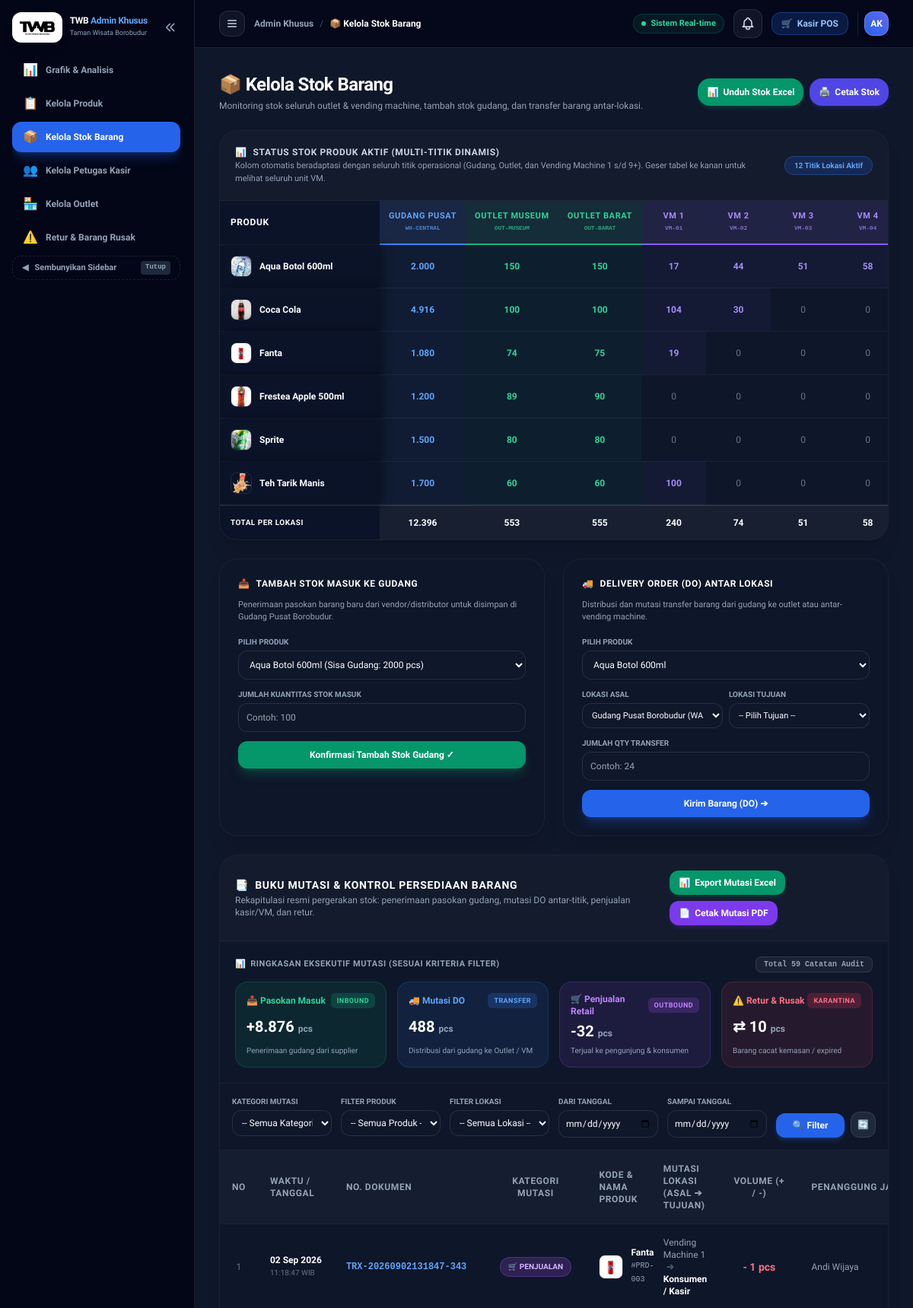
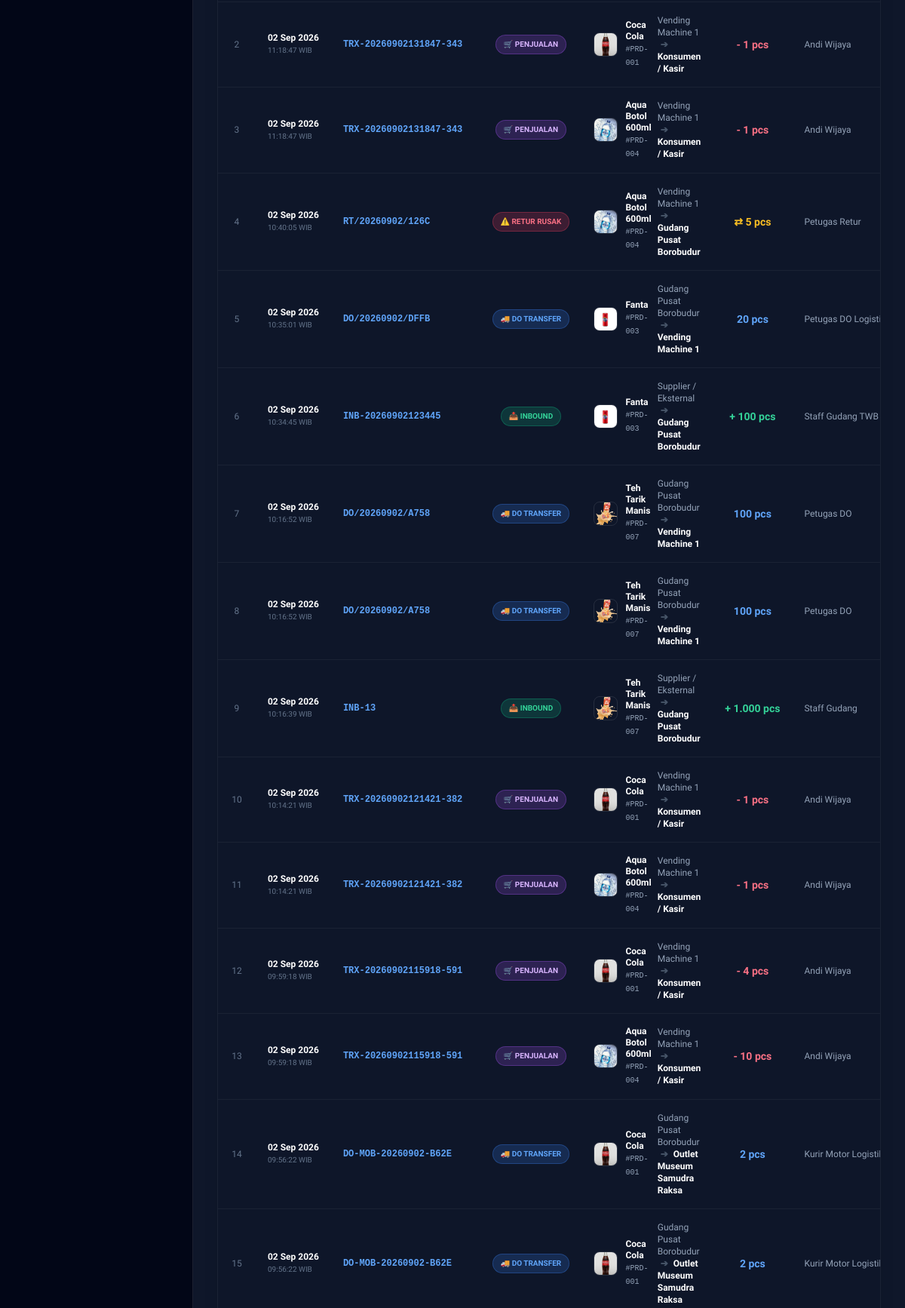
Screenshot of /dashboard.php?page=stok (signed in, upper part) with the database file from the repository (2 pictures, top to bottom).
### tables this page shows
CREATE TABLE `locations` (
  `id` int(11) NOT NULL AUTO_INCREMENT,
  `code` varchar(50) NOT NULL,
  `name` varchar(150) NOT NULL,
  `type` enum('warehouse','pos','vm','outlet') NOT NULL,
  `parent_id` int(11) DEFAULT NULL,
  `address` text DEFAULT NULL,
  `status` enum('active','inactive','maintenance') NOT NULL DEFAULT 'active',
  `notes` text DEFAULT NULL,
  `created_at` timestamp NOT NULL DEFAULT current_timestamp(),
  `updated_at` timestamp NOT NULL DEFAULT current_timestamp() ON UPDATE current_timestamp(),
  PRIMARY KEY (`id`),
  UNIQUE KEY `idx_locations_code` (`code`),
  KEY `idx_locations_parent` (`parent_id`),
  CONSTRAINT `fk_locations_parent` FOREIGN KEY (`parent_id`) REFERENCES `locations` (`id`) ON DELETE SET NULL
);

CREATE TABLE `produk` (
  `id` int(11) NOT NULL AUTO_INCREMENT,
  `nama` varchar(100) NOT NULL,
  `harga` int(11) NOT NULL,
  `stok_pos_a` int(11) DEFAULT 0,
  `stok_pos_b` int(11) DEFAULT 0,
  `custom_type` varchar(50) NOT NULL DEFAULT 'opsi-suhu',
  `is_all_outlets` tinyint(1) NOT NULL DEFAULT 1 COMMENT '1 = Semua Outlet, 0 = Khusus Outlet Tertentu (Day 8)',
  `gambar` varchar(255) DEFAULT NULL,
  `stok_gudang` int(11) DEFAULT 0,
  PRIMARY KEY (`id`),
  UNIQUE KEY `idx_produk_nama` (`nama`)
);

CREATE TABLE `stock_mutations` (
  `id` int(11) NOT NULL AUTO_INCREMENT,
  `product_id` int(11) NOT NULL,
  `source_location_id` int(11) DEFAULT NULL,
  `destination_location_id` int(11) DEFAULT NULL,
  `quantity` int(11) NOT NULL,
  `mutation_type` enum('inbound','outbound','transfer_do','sale','return','adjustment') NOT NULL,
  `reference_type` varchar(50) DEFAULT NULL,
  `reference_id` varchar(50) DEFAULT NULL,
  `notes` varchar(255) DEFAULT NULL,
  `created_by` varchar(100) DEFAULT 'system',
  `created_at` timestamp NOT NULL DEFAULT current_timestamp(),
  PRIMARY KEY (`id`),
  KEY `idx_sm_product` (`product_id`),
  KEY `idx_sm_source` (`source_location_id`),
  KEY `idx_sm_dest` (`destination_location_id`),
  CONSTRAINT `fk_sm_product` FOREIGN KEY (`product_id`) REFERENCES `produk` (`id`)
);

### views/dashboard/stok.php (the view, shortened to what the rows shown need)
<?php
$dynamic_locations = [];
$res_locs = $conn->query("
    SELECT id, code, name, type
    FROM `locations`
    WHERE `status` = 'active'
    ORDER BY (type = 'warehouse') DESC, (type = 'outlet') DESC, (type = 'vm') DESC, id ASC
");
while ($l = $res_locs->fetch_assoc()) {
    $dynamic_locations[] = $l;
}
$all_prods_list = [];
$res_prods_all = $conn->query("SELECT id, nama, gambar, harga FROM `produk` ORDER BY nama ASC");
while ($p = $res_prods_all->fetch_assoc()) {
    $all_prods_list[] = $p;
}
$stock_matrix = [];
$res_matrix = $conn->query("SELECT product_id, location_id, quantity FROM `stok_lokasi`");
while ($row = $res_matrix->fetch_assoc()) {
    $stock_matrix[$row['product_id']][$row['location_id']] = intval($row['quantity']);
}
$where_mutasi = ["1=1"];
$where_mutasi_sql = implode(" AND ", $where_mutasi);
$sql_mutasi = "
    SELECT sm.*,
           p.nama AS nama_produk, p.gambar AS gambar_produk,
           COALESCE(ls.name, 'Supplier / Eksternal') AS nama_asal,
           COALESCE(ls.code, 'EXT') AS kode_asal,
           COALESCE(ld.name, 'Konsumen / Kasir') AS nama_tujuan,
           COALESCE(ld.code, 'CS') AS kode_tujuan
    FROM `stock_mutations` sm
    JOIN `produk` p ON sm.product_id = p.id
    LEFT JOIN `locations` ls ON sm.source_location_id = ls.id
    LEFT JOIN `locations` ld ON sm.destination_location_id = ld.id
    WHERE $where_mutasi_sql
    ORDER BY sm.created_at DESC, sm.id DESC
    LIMIT 100
";
$res_mutasi = $conn->query($sql_mutasi);
?>
<div class="space-y-6">
    <div class="flex flex-col md:flex-row md:items-center justify-between gap-4">
        <div>
            <h2 class="text-2xl font-black text-white tracking-tight">📦 Kelola Stok Barang</h2>
        </div>
    </div>
    <div class="glass-card-dark rounded-3xl border border-white/5 overflow-hidden shadow-xl flex flex-col">
        <div class="overflow-x-auto custom-scroll flex-1">
            <table class="w-full text-left text-xs border-collapse">
                <thead>
                    <tr class="bg-white/[0.03] text-slate-400 font-bold uppercase tracking-wider border-b border-white/5">
                        <th class="p-3.5 sticky-col-header min-w-[210px]">
                            <span class="text-white text-xs">Produk</span>
                        </th>
                        <?php foreach($dynamic_locations as $loc): ?>
                            <?php
                                $loc_type = $loc['type'];
                                $th_style = match($loc_type) {
                                    'warehouse' => 'text-blue-400 bg-blue-500/10 border-b-2 border-blue-500',
                                    'outlet'    => 'text-emerald-400 bg-emerald-500/10 border-b-2 border-emerald-500',
                                    'vm'        => 'text-violet-400 bg-violet-500/10 border-b-2 border-violet-500',
                                    default     => 'text-slate-300 bg-slate-500/10'
                                };
                                $short_name = $loc['name'];
                                if (preg_match('/Vending Machine (\d+)/i', $loc['name'], $m_name)) {
                                    $short_name = 'VM ' . $m_name[1];
                                } elseif ($loc['type'] === 'warehouse') {
                                    $short_name = 'Gudang Pusat';
                                } elseif (stripos($loc['name'], 'Museum') !== false) {
                                    $short_name = 'Outlet Museum';
                                } elseif (stripos($loc['name'], 'Barat') !== false) {
                                    $short_name = 'Outlet Barat';
                                }
                            ?>
                            <th class="p-3 text-center whitespace-nowrap min-w-[85px] <?= $th_style ?>" title="<?= htmlspecialchars($loc['name']) ?> (<?= htmlspecialchars($loc['code']) ?>)">
                                <span class="block text-[11px] font-extrabold"><?= htmlspecialchars($short_name) ?></span>
                                <span class="block text-[8px] opacity-70 tracking-tight font-mono"><?= htmlspecialchars($loc['code']) ?></span>
                            </th>
                        <?php endforeach; ?>
                    </tr>
                </thead>
                <tbody class="divide-y divide-white/5 font-medium text-slate-300">
                    <?php
                    $col_totals = array_fill_keys(array_column($dynamic_locations, 'id'), 0);
                    foreach($all_prods_list as $p):
                        $img_src = !empty($p['gambar']) && file_exists('uploads/' . $p['gambar']) ? 'uploads/' . $p['gambar'] : 'https://placehold.co/100x100?text=No+Image';
                    ?>
                    <tr class="hover:bg-white/[0.02] transition border-b border-white/5">
                        <td class="p-3.5 sticky-col-cell flex items-center gap-2.5">
                            <img src="<?= $img_src ?>" class="w-7 h-7 object-cover rounded-lg border border-white/10 shrink-0">
                            <span class="font-bold text-white text-xs whitespace-nowrap"><?= htmlspecialchars($p['nama']) ?></span>
                        </td>
                        <?php foreach($dynamic_locations as $loc):
                            $qty = $stock_matrix[$p['id']][$loc['id']] ?? 0;
                            $col_totals[$loc['id']] += $qty;
                            $color_class = 'text-slate-500';
                            if ($qty > 0) {
                                $color_class = match($loc['type']) {
                                    'warehouse' => 'text-blue-400 font-extrabold bg-blue-500/5',
                                    'outlet'    => 'text-emerald-400 font-extrabold bg-emerald-500/5',
                                    'vm'        => 'text-violet-400 font-extrabold bg-violet-500/5',
                                    default     => 'text-white font-bold'
                                };
                            }
                        ?>
                        <td class="p-3 text-center text-xs <?= $color_class ?>">
                            <?= number_format($qty, 0, ',', '.') ?>
                        </td>
                        <?php endforeach; ?>
                    </tr>
                    <?php endforeach; ?>
                </tbody>
                <tfoot>
                    <tr class="bg-white/[0.04] border-t-2 border-white/10 font-bold text-xs">
                        <td class="p-3.5 sticky-col-cell text-white uppercase text-[10px] tracking-wider">
                            TOTAL PER LOKASI
                        </td>
                        <?php foreach($dynamic_locations as $loc): ?>
                            <td class="p-3 text-center text-xs font-black text-white">
                                <?= number_format($col_totals[$loc['id']] ?? 0, 0, ',', '.') ?>
                            </td>
                        <?php endforeach; ?>
                    </tr>
                </tfoot>
            </table>
        </div>
    </div>
    <div class="glass-card-dark rounded-3xl border border-white/5 overflow-hidden shadow-xl">
        <div class="overflow-x-auto">
            <table class="w-full text-left text-xs">
                <thead>
                    <tr class="bg-white/[0.03] text-slate-400 font-bold uppercase tracking-wider border-b border-white/5">
                        <th class="p-4 w-12 text-center">No</th>
                        <th class="p-4">Waktu / Tanggal</th>
                        <th class="p-4">No. Dokumen</th>
                        <th class="p-4 text-center">Kategori Mutasi</th>
                        <th class="p-4">Kode & Nama Produk</th>
                        <th class="p-4">Mutasi Lokasi (Asal ➔ Tujuan)</th>
                        <th class="p-4 text-center">Volume (+ / -)</th>
                        <th class="p-4">Penanggung Jawab</th>
                    </tr>
                </thead>
                <tbody class="divide-y divide-white/5 font-medium text-slate-300">
                    <?php
                    if ($res_mutasi && $res_mutasi->num_rows > 0):
                        $no_m = 1;
                        while($m = $res_mutasi->fetch_assoc()):
                            $m_type = $m['mutation_type'] ?? '';
                            $badge_class = match($m_type) {
                                'inbound'     => 'bg-emerald-500/20 text-emerald-400 border border-emerald-500/30',
                                'transfer_do' => 'bg-blue-500/20 text-blue-400 border border-blue-500/30',
                                'sale'        => 'bg-purple-500/20 text-purple-300 border border-purple-500/30',
                                'return'      => 'bg-rose-500/20 text-rose-400 border border-rose-500/30',
                                'adjustment'  => 'bg-amber-500/20 text-amber-400 border border-amber-500/30',
                                default       => 'bg-slate-700/50 text-slate-300 border border-slate-600'
                            };
                            $badge_text = match($m_type) {
                                'inbound'     => '📥 INBOUND',
                                'transfer_do' => '🚚 DO TRANSFER',
                                'sale'        => '🛒 PENJUALAN',
                                'return'      => '⚠️ RETUR RUSAK',
                                'adjustment'  => '⚖️ ADJUSTMENT',
                                default       => strtoupper($m_type)
                            };
                            $qty_sign = match($m_type) {
                                'inbound' => '+',
                                'sale'    => '-',
                                'return'  => '⇄',
                                default   => ''
                            };
                            $qty_class = match($m_type) {
                                'inbound' => 'text-emerald-400 font-extrabold',
                                'sale'    => 'text-rose-400 font-extrabold',
                                'return'  => 'text-amber-400 font-extrabold',
                                default   => 'text-blue-400 font-extrabold'
                            };
                            $img_m = !empty($m['gambar_produk']) && file_exists('uploads/' . $m['gambar_produk']) ? 'uploads/' . $m['gambar_produk'] : 'https://placehold.co/80x80?text=Produk';
                    ?>
                    <tr class="hover:bg-white/[0.02] transition">
                        <td class="p-4 text-center text-slate-500"><?= $no_m++ ?></td>
                        <td class="p-4 text-slate-400 whitespace-nowrap">
                            <span class="font-bold text-white"><?= date('d M Y', strtotime($m['created_at'])) ?></span><br>
                            <span class="text-[10px] text-slate-500"><?= date('H:i:s', strtotime($m['created_at'])) ?> WIB</span>
                        </td>
                        <td class="p-4 font-mono font-bold text-blue-400 whitespace-nowrap">
                            <?= htmlspecialchars($m['reference_id'] ?? '-') ?>
                        </td>
                        <td class="p-4 text-center whitespace-nowrap">
                            <span class="<?= $badge_class ?> px-2.5 py-1 rounded-full text-[10px] font-bold uppercase inline-block">
                                <?= $badge_text ?>
                            </span>
                        </td>
                        <td class="p-4">
                            <div class="flex items-center gap-2.5">
                                <img src="<?= $img_m ?>" class="w-8 h-8 object-cover rounded-lg border border-white/10 shrink-0">
                                <div>
                                    <span class="font-bold text-white block leading-tight"><?= htmlspecialchars($m['nama_produk']) ?></span>
                                    <span class="text-[10px] font-mono text-slate-400">#PRD-<?= str_pad($m['product_id'], 3, '0', STR_PAD_LEFT) ?></span>
                                </div>
                            </div>
                        </td>
                        <td class="p-4 text-slate-300">
                            <span class="text-slate-400"><?= htmlspecialchars($m['nama_asal']) ?></span>
                            <span class="text-slate-600 font-bold mx-1">➔</span>
                            <span class="text-white font-bold"><?= htmlspecialchars($m['nama_tujuan']) ?></span>
                        </td>
                        <td class="p-4 text-center whitespace-nowrap">
                            <span class="<?= $qty_class ?> text-sm">
                                <?= $qty_sign ?> <?= number_format($m['quantity'], 0, ',', '.') ?> pcs
                            </span>
                        </td>
                        <td class="p-4 text-slate-400 whitespace-nowrap">
                            <?= htmlspecialchars($m['created_by'] ?? 'System') ?>
                        </td>
                    </tr>
                    <?php endwhile; endif; ?>
                </tbody>
            </table>
        </div>
    </div>
</div>

### rows the page displays
locations: short_name "GUDANG PUSAT", code "WH-CENTRAL", id "12.396"
locations: short_name "OUTLET MUSEUM", code "OUT-MUSEUM", id "553"
locations: short_name "OUTLET BARAT", code "OUT-BARAT", id "555"
locations: short_name "VM 1", code "VM-01", id "240"
locations: short_name "VM 2", code "VM-02", id "74"
locations: short_name "VM 3", code "VM-03", id "51"
locations: short_name "VM 4", code "VM-04", id "58"
produk: gambar (picture), nama "Aqua Botol 600ml", id "2.000", id "150", id "17", id "44", id "51", id "58"
produk: gambar (picture), nama "Coca Cola", id "4.916", id "100", id "104", id "30", id "0"
produk: gambar (picture), nama "Fanta", id "1.080", id "74", id "75", id "19", id "0"
produk: gambar (picture), nama "Frestea Apple 500ml", id "1.200", id "89", id "90", id "0"
produk: gambar (picture), nama "Sprite", id "1.500", id "80", id "0"
produk: gambar (picture), nama "Teh Tarik Manis", id "1.700", id "60", id "100", id "0"
stock_mutations: created_at "02 Sep 2026", created_at "11:18:47", reference "TRX-20260902131847-343", mutation_type "🛒 PENJUALAN", product.gambar (picture), product.nama "Fanta", product "003", nama_asal "Vending Machine 1", nama_tujuan "Konsumen / Kasir", mutation_type "-", quantity "1", created_by "Andi Wijaya"
stock_mutations: created_at "02 Sep 2026", created_at "11:18:47", reference "TRX-20260902131847-343", mutation_type "🛒 PENJUALAN", product.gambar (picture), product.nama "Coca Cola", product "001", nama_asal "Vending Machine 1", nama_tujuan "Konsumen / Kasir", mutation_type "-", quantity "1", created_by "Andi Wijaya"
stock_mutations: created_at "02 Sep 2026", created_at "11:18:47", reference "TRX-20260902131847-343", mutation_type "🛒 PENJUALAN", product.gambar (picture), product.nama "Aqua Botol 600ml", product "004", nama_asal "Vending Machine 1", nama_tujuan "Konsumen / Kasir", mutation_type "-", quantity "1", created_by "Andi Wijaya"
stock_mutations: created_at "02 Sep 2026", created_at "10:40:05", reference "RT/20260902/126C", mutation_type "⚠️ RETUR RUSAK", product.gambar (picture), product.nama "Aqua Botol 600ml", product "004", nama_asal "Vending Machine 1", nama_tujuan "Gudang Pusat Borobudur", mutation_type "⇄", quantity "5", created_by "Petugas Retur"
stock_mutations: created_at "02 Sep 2026", created_at "10:35:01", reference "DO/20260902/DFFB", mutation_type "🚚 DO TRANSFER", product.gambar (picture), product.nama "Fanta", product "003", nama_asal "Gudang Pusat Borobudur", nama_tujuan "Vending Machine 1", quantity "20", created_by "Petugas DO…"
stock_mutations: created_at "02 Sep 2026", created_at "10:34:45", reference "INB-20260902123445", mutation_type "📥 INBOUND", product.gambar (picture), product.nama "Fanta", product "003", nama_asal "Supplier / Eksternal", nama_tujuan "Gudang Pusat Borobudur", mutation_type "+", quantity "100", created_by "Staff Gudang TWB"
stock_mutations: created_at "02 Sep 2026", created_at "10:16:52", reference "DO/20260902/A758", mutation_type "🚚 DO TRANSFER", product.gambar (picture), product.nama "Teh Tarik Manis", product "007", nama_asal "Gudang Pusat Borobudur", nama_tujuan "Vending Machine 1", quantity "100", created_by "Petugas DO"
stock_mutations: created_at "02 Sep 2026", created_at "10:16:52", reference "DO/20260902/A758", mutation_type "🚚 DO TRANSFER", product.gambar (picture), product.nama "Teh Tarik Manis", product "007", nama_asal "Gudang Pusat Borobudur", nama_tujuan "Vending Machine 1", quantity "100", created_by "Petugas DO"
stock_mutations: created_at "02 Sep 2026", created_at "10:16:39", reference "INB-13", mutation_type "📥 INBOUND", product.gambar (picture), product.nama "Teh Tarik Manis", product "007", nama_asal "Supplier / Eksternal", nama_tujuan "Gudang Pusat Borobudur", mutation_type "+", quantity "1.000", created_by "Staff Gudang"
stock_mutations: created_at "02 Sep 2026", created_at "10:14:21", reference "TRX-20260902121421-382", mutation_type "🛒 PENJUALAN", product.gambar (picture), product.nama "Coca Cola", product "001", nama_asal "Vending Machine 1", nama_tujuan "Konsumen / Kasir", mutation_type "-", quantity "1", created_by "Andi Wijaya"
stock_mutations: created_at "02 Sep 2026", created_at "10:14:21", reference "TRX-20260902121421-382", mutation_type "🛒 PENJUALAN", product.gambar (picture), product.nama "Aqua Botol 600ml", product "004", nama_asal "Vending Machine 1", nama_tujuan "Konsumen / Kasir", mutation_type "-", quantity "1", created_by "Andi Wijaya"
stock_mutations: created_at "02 Sep 2026", created_at "09:59:18", reference "TRX-20260902115918-591", mutation_type "🛒 PENJUALAN", product.gambar (picture), product.nama "Coca Cola", product "001", nama_asal "Vending Machine 1", nama_tujuan "Konsumen / Kasir", mutation_type "-", quantity "4", created_by "Andi Wijaya"
stock_mutations: created_at "02 Sep 2026", created_at "09:59:18", reference "TRX-20260902115918-591", mutation_type "🛒 PENJUALAN", product.gambar (picture), product.nama "Aqua Botol 600ml", product "004", nama_asal "Vending Machine 1", nama_tujuan "Konsumen / Kasir", mutation_type "-", quantity "10", created_by "Andi Wijaya"
stock_mutations: created_at "02 Sep 2026", created_at "09:56:22", reference "DO-MOB-20260902-B62E", mutation_type "🚚 DO TRANSFER", product.gambar (picture), product.nama "Coca Cola", product "001", nama_asal "Gudang Pusat Borobudur", nama_tujuan "Outlet Museum Samudra Raksa", quantity "2", created_by "Kurir Motor…"
stock_mutations: created_at "02 Sep 2026", created_at "09:56:22", reference "DO-MOB-20260902-B62E", mutation_type "🚚 DO TRANSFER", product.gambar (picture), product.nama "Coca Cola", product "001", nama_asal "Gudang Pusat Borobudur", nama_tujuan "Outlet Museum Samudra Raksa", quantity "2", created_by "Kurir Motor…"

### other values shown
$currentPageTitle "📦 Kelola Stok Barang"
count($dynamic_locations) "12"
$kpi_count "59"
$kpi_inbound "8.876"
$kpi_transfer "488"
$kpi_sale "32"
$kpi_return "10"
form field id_produk "Aqua Botol 600ml (Sisa Gudang: 2000 pcs)"
form field id_produk "Aqua Botol 600ml"
form field source_location_id "Gudang Pusat Borobudur (WAREHOUSE)"
